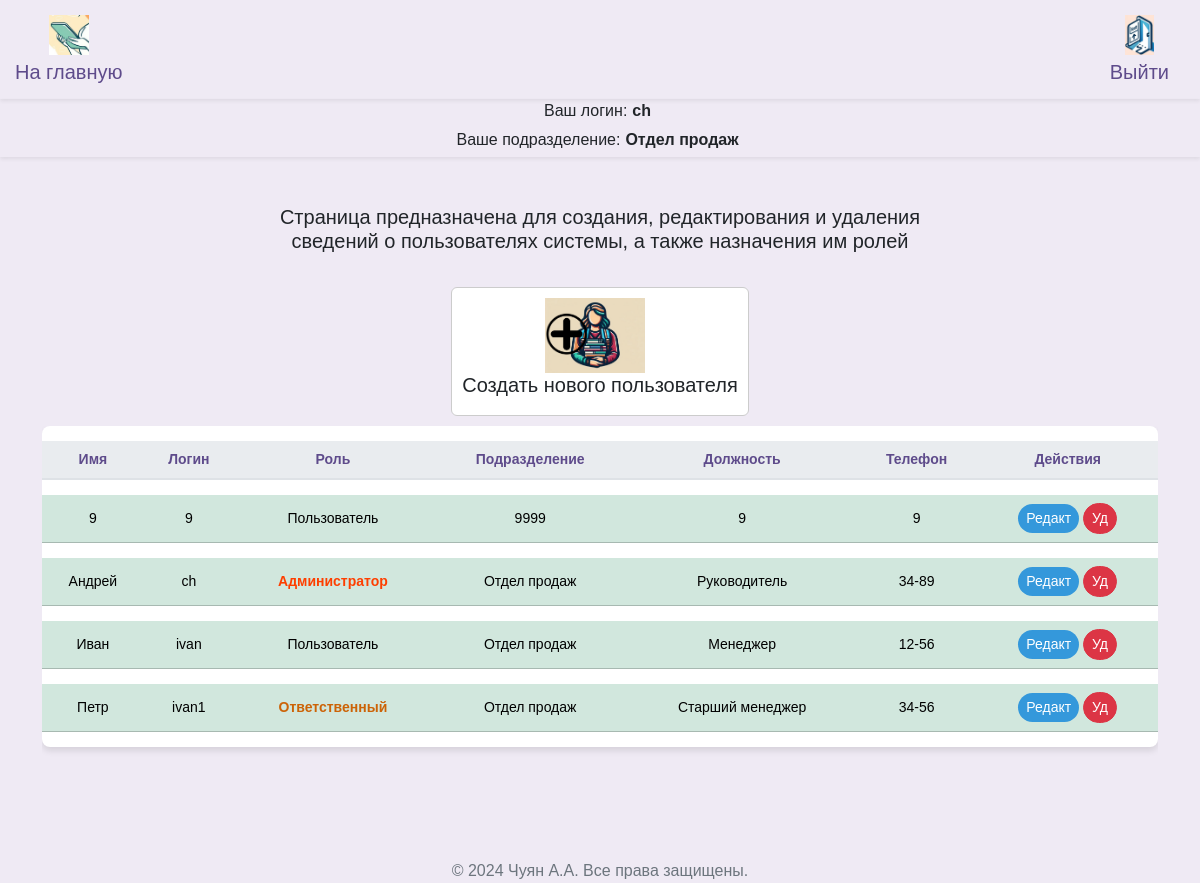
Before: /workers_admin (signed in) with the older database file.
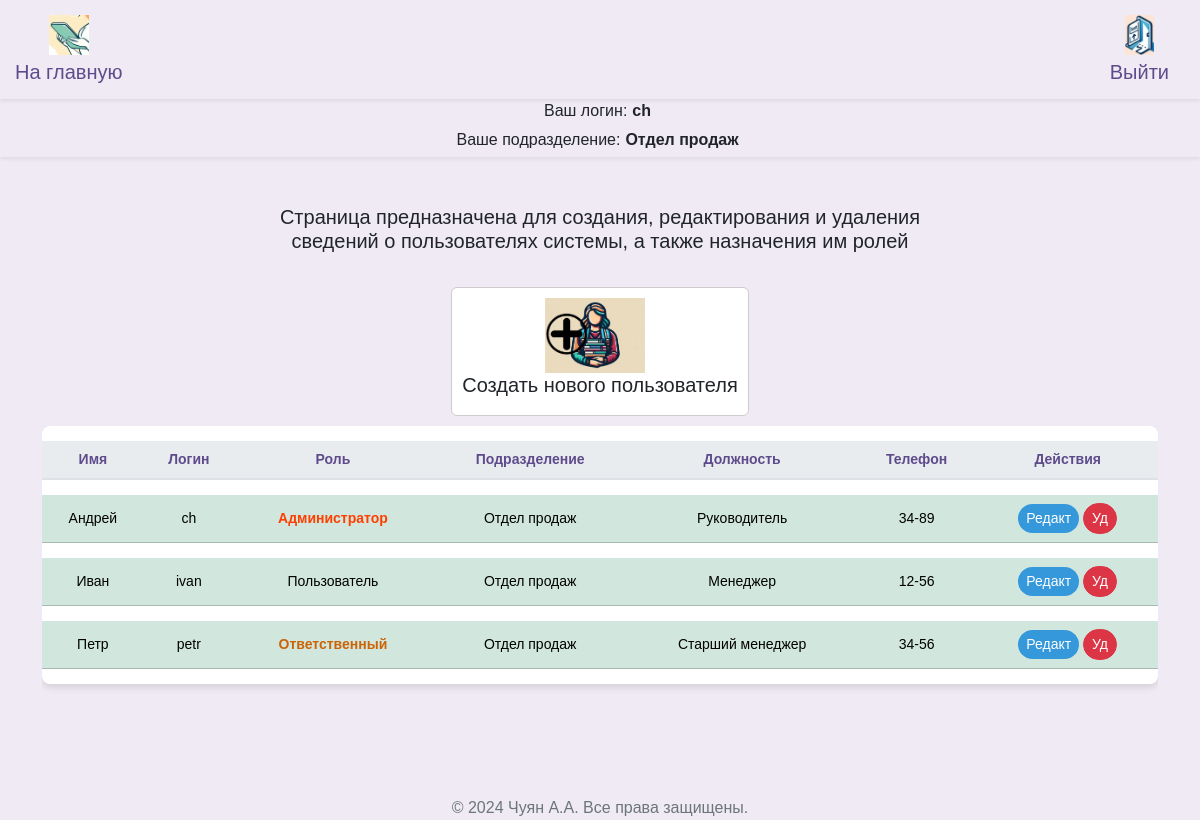
After: the same page with the newer database file.
### src/database/models.py (models this page shows, shortened)
class Worker(Base):
    __tablename__ = "worker"
    id = Column(Integer, primary_key=True)
    role = Column(Enum(Role), default=Role.guest)
    fio = Column(String)
    name = Column(String, unique=True)
    password = Column(String)
    department = Column(String)
    position = Column(String)
    description = Column(String, default=None)
    conn_worker_arm = relationship(
        "Arm", back_populates="conn_arm_worker"
    )

### src/frontend/router.py (the view)
@router.get("/workers")
async def get_workers(
    request: Request,
    worker: Worker = Depends(get_worker_or_redirect),
    session: AsyncSession = Depends(get_session),
):
    data = await CRUDWorker.get_all_worker_sorted(session)
    return templates.TemplateResponse(
        "workers/index.html",
        {"request": request, "worker": worker, "data": data},
    )

### src/frontend/template/workers_admin/index.html (shortened to what this page needs)
{% extends "base/base.html" %}
{% block content %}
<head>
</head>
<h5 class="mb-4" style="margin-bottom: 60px; text-align: center;">Страница предназначена для создания, редактирования и удаления <br>сведений о пользователях системы, а также назначения им ролей</h5>
<div class="d-flex justify-content-center align-items-center">
  <a class="nav-link" href="#" data-bs-toggle="modal" data-bs-target="#modal_create" bs-department="{{worker.department}}" style="text-decoration: none;">
    <div class="d-flex align-items-center card" style="margin: 10px; border: 1px solid #ccc; padding: 10px;">
      <img src="../frontend/assets/img/icon_create_worker.jpg" alt="..." style="width: 100px; height: auto; margin-right: 10px;">
      <div>
        <h5 class="card-title" style="text-align: left;">Создать нового пользователя</h5>
      </div>
    </div>
  </a>
</div>
<div class="row ">
  <div class="col-12">
    <div class="table-responsive">
      <table class="table table-hover table-shadow table-rounded ">
        <thead>
          <tr>
            <th scope="col" >Имя</th>
            <th scope="col" >Логин</th>
            <th scope="col" >Роль</th>
            <th scope="col" >Подразделение</th>
            <th scope="col" >Должность</th>
            <th scope="col" >Телефон</th>
            <th scope="col" >Действия</th>
          </tr>
        </thead>
        <tbody class="text-center">
          {% for worker_tuple in data %}
            {% set workers = worker_tuple %}
            {% if workers.id != 0 %}
                <tr class="table-success " >
                  <td>{{ workers.fio }}</td>
                  <td>{{ workers.name }}</td>
                  <td>{% if workers.role.name == 'user' %}<span class="orange-bold-text">Ответственный</span>{% elif workers.role.name == 'admin' %}<span class="red-bold-text">Администратор</span> {% else %}Пользователь{% endif %}</td>
                  <td>{{ workers.department }}</td>
                  <td>{{ workers.position }}</td>
                  <td>{{ workers.description }}</td>
                  <td>
                    <button type="button" class="btn btn-primary btn-sm" style="background-color: #3498db; color: white;"
                      data-bs-toggle="modal"
                      data-bs-target="#modal_update"
                      data-bs1="{{workers.fio}}"
                      data-bs2="{{workers.name}}"
                      data-bs3="{{workers.position}}"
                      data-bs4="{{workers.description}}"
                      data-bs5= "{{workers.id}}"
                      data-bs6= "{{workers.department}}"
                      data-bs7= "{{workers.role.name}}">
                      Редакт
                    </button>
                    <button type="button" class="btn btn-danger btn-sm" style="color: white;"
                      onclick="deleteWorker('{{ workers.id }}')">
                      Уд
                    </button>
                  </td>
                </tr>
              {% endif %}
          {% endfor %}
        </tbody>
      </table>
    </div>
  </div>
</div>
{% endblock %}

### src/frontend/template/base/info.html (shortened to what this page needs)
<nav class="info navbar-expand-lg navbar-light shadow-sm">
  <div class="user-info">
    <div class="d-flex align-items-center">
      <span class="label">Ваш логин:</span>
      <span class="value">{{ worker.name }}</span>
    </div>
    <div class="d-flex align-items-center">
      <span class="label">Ваше подразделение:</span>
      <span class="value">{{ worker.department }}</span>
    </div>
  </div>
</nav>

Changed rows visible on the page:
removed Worker: fio "9", name "9", role "Пользователь", department "9999", position "9", description "9"
changed Worker "Петр": name "ivan1" → "petr"
